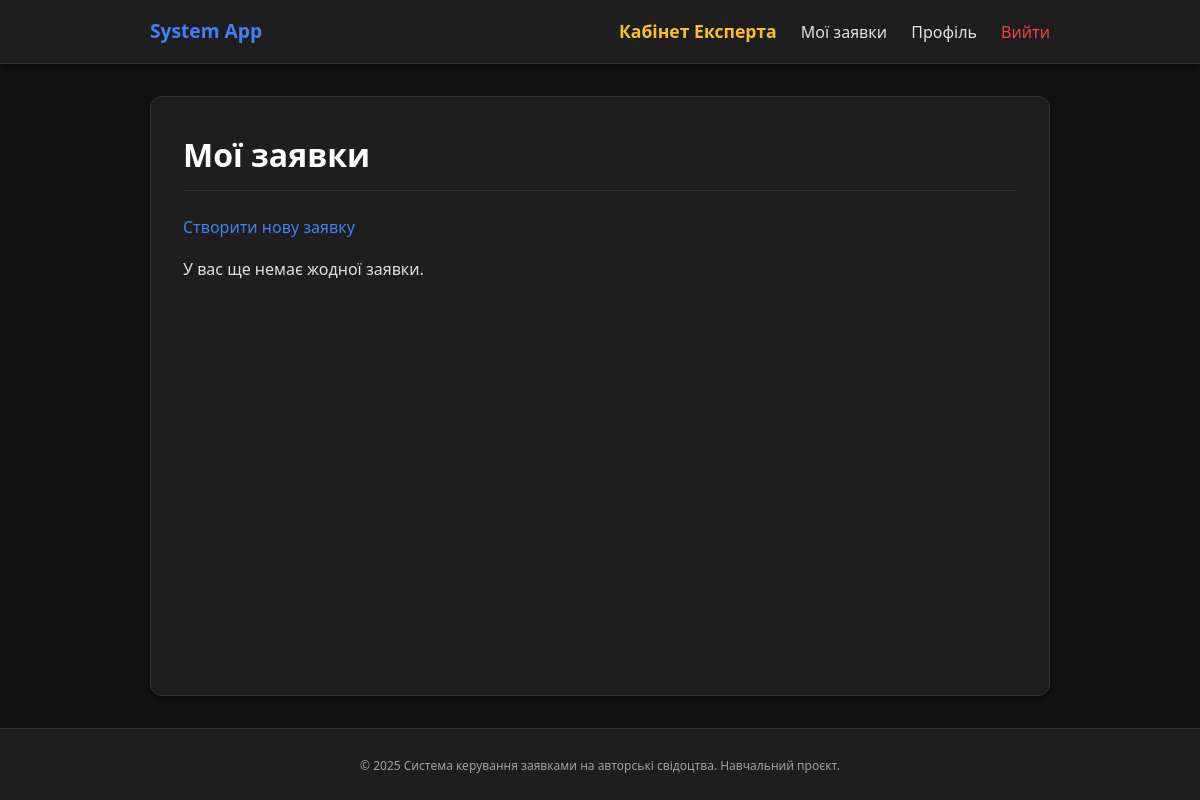
/applications (signed in), run on an earlier commit of the app's database.
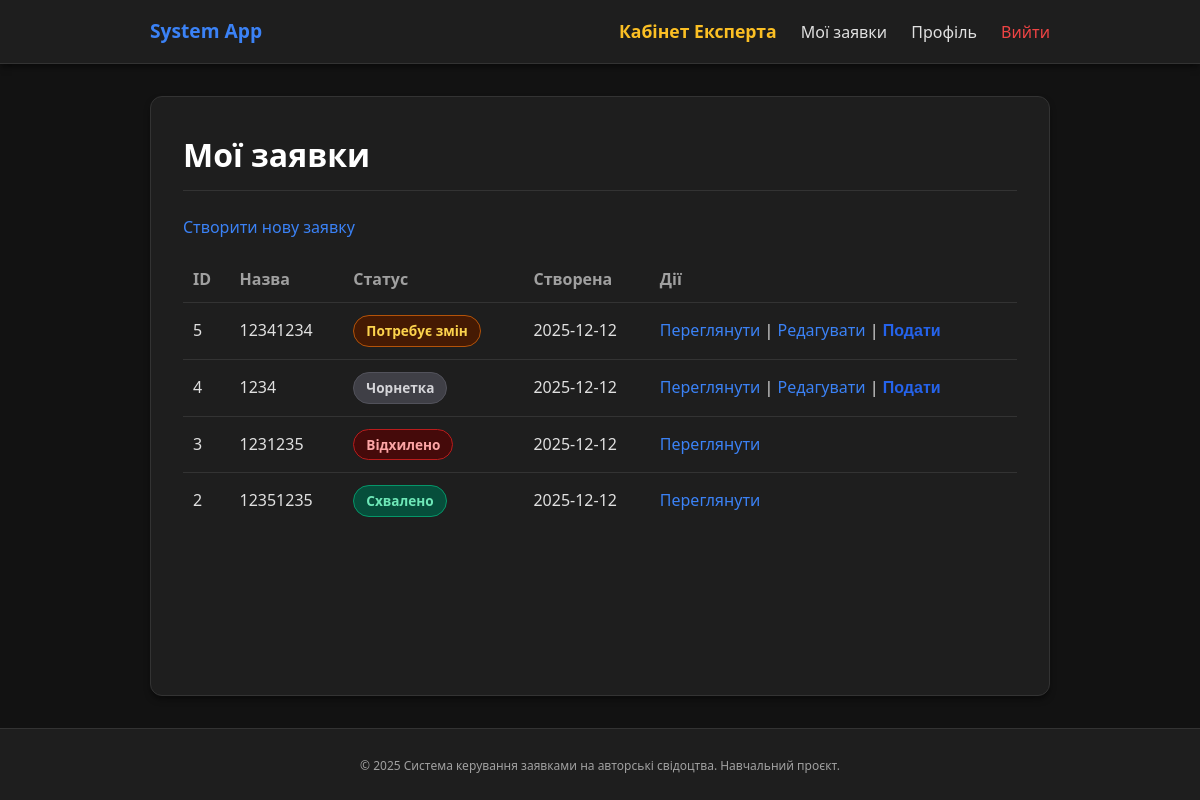
And on a later commit of the database.
### models.py (models this page shows)
class Application(db.Model):
    id = db.Column(db.Integer, primary_key=True)
    title = db.Column(db.String(255), nullable=False)
    short_description = db.Column(db.Text, nullable=False)
    status = db.Column(db.String(50), nullable=False, default="draft")
    expert_comment = db.Column(db.Text, nullable=True)
    created_at = db.Column(db.DateTime, default=datetime.utcnow)
    updated_at = db.Column(
        db.DateTime, default=datetime.utcnow, onupdate=datetime.utcnow
    )
    owner_id = db.Column(db.Integer, db.ForeignKey("user.id"), nullable=False)
    owner = db.relationship("User", backref="applications")

### application_routes.py (the view)
    @app.route("/applications")
    @login_required
    def my_applications():
        apps = (
            Application.query
            .filter_by(owner_id=g.user.id)
            .order_by(Application.created_at.desc())
            .all()
        )
        return render_template("applications_list.html", applications=apps)

### app.py (called while the page is built)
@app.before_request
def load_logged_in_user():
    g.user = get_current_user()

### helpers.py (called while the page is built)
def get_current_user():
    user_id = session.get("user_id")
    if not user_id:
        return None
    return User.query.get(user_id)

def login_required(view_func):
    @wraps(view_func)
    def wrapped_view(**kwargs):
        if g.user is None:
            flash("Будь ласка, увійдіть у систему.", "warning")
            return redirect(url_for("login", next=request.path))
        return view_func(**kwargs)
    return wrapped_view

### templates/applications_list.html (shortened to what this page needs)
{% extends "base.html" %}
{% block content %}
<h1>Мої заявки</h1>
<p>
    <a href="{{ url_for('create_application') }}">Створити нову заявку</a>
</p>
{% if applications %}
    <table border="0" cellpadding="6" cellspacing="0" style="width: 100%;">
        <thead>
            <tr>
                <th align="left">ID</th>
                <th align="left">Назва</th>
                <th align="left">Статус</th>
                <th align="left">Створена</th>
                <th align="left">Дії</th>
            </tr>
        </thead>
        <tbody>
        {% for app in applications %}
            <tr style="border-top: 1px solid #e5e7eb;">
                <td>{{ app.id }}</td>
                <td>{{ app.title }}</td>
                <td>
                    {% if app.status == 'draft' %}
                        <span class="status-badge status-draft">Чорнетка</span>
                    {% elif app.status == 'submitted' %}
                        <span class="status-badge status-submitted">На розгляді</span>
                    {% elif app.status == 'needs_changes' %}
                        <span class="status-badge status-needs-changes">Потребує змін</span>
                    {% elif app.status == 'approved' %}
                        <span class="status-badge status-approved">Схвалено</span>
                    {% elif app.status == 'rejected' %}
                        <span class="status-badge status-rejected">Відхилено</span>
                    {% elif app.status == 'cancelled' %}
                        <span class="status-badge status-cancelled">Скасовано</span>
                    {% else %}
                        {{ app.status }}
                    {% endif %}
                </td>
                <td>{{ app.created_at.strftime('%Y-%m-%d') }}</td>
                <td>
                    <a href="{{ url_for('view_application', application_id=app.id) }}">Переглянути</a>
                    {% if app.status in ("draft", "needs_changes") %}
                        | <a href="{{ url_for('edit_application', application_id=app.id) }}">Редагувати</a>
                        | <form action="{{ url_for('submit_application', application_id=app.id) }}"
                                method="post" style="display:inline;">
                            <button type="submit" style="background:none;border:none;color:#2563eb;cursor:pointer;padding:0;font-size:inherit;margin:0;">
                                Подати
                            </button>
                        </form>
                    {% endif %}
                </td>
            </tr>
        {% endfor %}
        </tbody>
    </table>
{% else %}
    <p>У вас ще немає жодної заявки.</p>
{% endif %}
{% endblock %}

### templates/base.html (shortened to what this page needs)
<!doctype html>
<html lang="uk">
<head>
    <link rel="stylesheet" href="{{ url_for('static', filename='style.css') }}">
</head>
<body>
<header>
    <nav>
        <a href="{{ url_for('index') }}" style="font-size: 1.2rem;">System App</a>
        <div>
            {% if g.user %}
                {% if g.user.role == 'expert' %}
                    <a href="{{ url_for('expert_dashboard') }}" style="color: #fbbf24;">Кабінет Експерта</a>
                {% endif %}
                <a href="{{ url_for('my_applications') }}">Мої заявки</a>
                <a href="{{ url_for('profile') }}">Профіль</a>
                <a href="{{ url_for('logout') }}" style="color: var(--danger);">Вийти</a>
            {% else %}
                <a href="{{ url_for('login') }}">Вхід</a>
                <a href="{{ url_for('register') }}" style="background: var(--primary); padding: 6px 12px; border-radius: 4px; color: white;">Реєстрація</a>
            {% endif %}
        </div>
    </nav>
</header>
<main>
    {% block content %}{% endblock %}
</main>
<footer>
    <small>© 2025 Система керування заявками на авторські свідоцтва. Навчальний проєкт.</small>
</footer>
</body>
</html>

### static/style.css (style rules this page uses)
:root { --bg-body: #121212; --bg-card: #1e1e1e; --bg-input: #2d2d2d; --text-main: #e0e0e0; --text-muted: #a0a0a0; --primary: #3b82f6; --primary-hover: #2563eb; --danger: #ef4444; --danger-hover: #dc2626; --border: #333333; --shadow: 0 4px 6px -1px rgba(0, 0, 0, 0.5); }
* { box-sizing: border-box; }
body { font-family: 'Segoe UI', system-ui, sans-serif; margin: 0; background: var(--bg-body); color: var(--text-main); display: flex; flex-direction: column; min-height: 100vh; line-height: 1.6; }
header { background: var(--bg-card); border-bottom: 1px solid var(--border); padding: 1rem 2rem; box-shadow: var(--shadow); }
nav { max-width: 900px; margin: 0 auto; display: flex; justify-content: space-between; align-items: center; }
nav a { color: var(--text-main); text-decoration: none; margin-left: 20px; font-weight: 500; transition: color 0.2s; }
nav a:first-child { margin-left: 0; font-weight: bold; font-size: 1.1rem; color: var(--primary); }
main { flex: 1; width: 100%; max-width: 900px; margin: 2rem auto; background: var(--bg-card); padding: 2rem; border-radius: 12px; box-shadow: var(--shadow); border: 1px solid var(--border); }
h1, h2, h3 { color: #fff; margin-top: 0; }
h1 { margin-bottom: 1.5rem; border-bottom: 1px solid var(--border); padding-bottom: 10px; }
a { color: var(--primary); text-decoration: none; }
form { margin-top: 1rem; }
button { margin-top: 1.5rem; padding: 10px 20px; border-radius: 6px; border: none; background: var(--primary); color: #fff; font-size: 1rem; font-weight: 600; cursor: pointer; transition: background 0.2s; display: inline-block; }
table { width: 100%; border-collapse: collapse; margin-top: 1rem; }
th { text-align: left; color: var(--text-muted); border-bottom: 1px solid var(--border); padding: 10px; }
td { border-bottom: 1px solid var(--border); padding: 12px 10px; }
tr:last-child td { border-bottom: none; }
footer { background: var(--bg-card); border-top: 1px solid var(--border); text-align: center; padding: 1.5rem; margin-top: auto; color: var(--text-muted); font-size: 0.9rem; }
.status-badge { display: inline-block; padding: 4px 12px; border-radius: 50px; font-size: 0.85rem; font-weight: 600; text-align: center; white-space: nowrap; }
.status-draft { background-color: #3f3f46; color: #d4d4d8; border: 1px solid #52525b; }
.status-needs-changes { background-color: #451a03; color: #fcd34d; border: 1px solid #b45309; }
.status-approved { background-color: #064e3b; color: #6ee7b7; border: 1px solid #059669; }
.status-rejected { background-color: #450a0a; color: #fca5a5; border: 1px solid #b91c1c; }

What changed in the data, as far as the page shows it:
added Application: id "5", title "12341234", status "Потребує змін", created_at "2025-12-12"
added Application: id "4", title "1234", status "Чорнетка", created_at "2025-12-12"
added Application: id "3", title "1231235", status "Відхилено", created_at "2025-12-12"
added Application: id "2", title "12351235", status "Схвалено", created_at "2025-12-12"
Also different on the page:
text no longer shown: "У вас ще немає жодної заявки."
text now shown: "ID Назва Статус Створена Дії"
